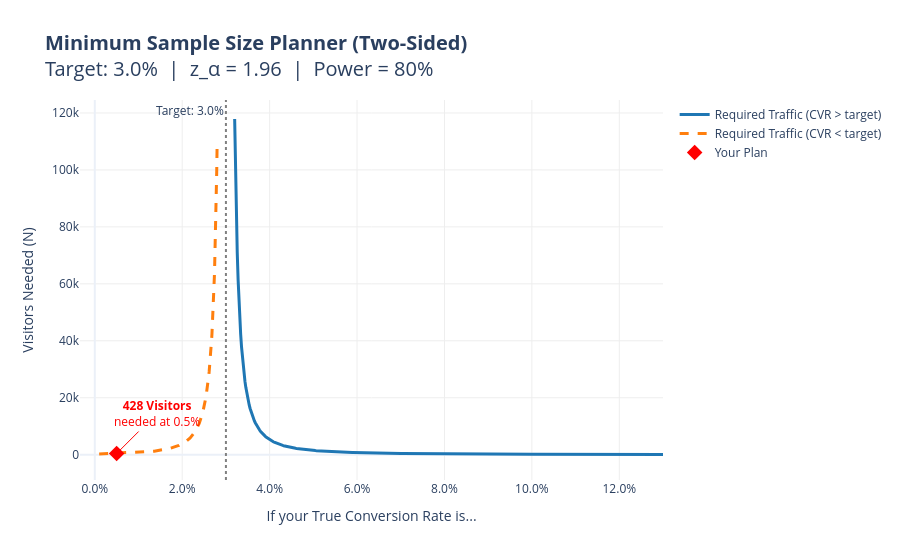

Notebook cell for this chart:
### Markdown cell above
# Minimum Sample Size Calculation

**Method:** Frequentist z-test for a single proportion (normal approximation to the binomial)

---

$$N = \frac{(z_{\alpha} + z_{\beta})^2 \cdot [\hat{p}(1-\hat{p}) + p_0(1-p_0)]}{(\hat{p} - p_0)^2}$$

---

| Symbol | Meaning |
|--------|---------|
| $N$ | Minimum sample size (visitors) needed |
| $z_{\alpha}$ | z-score for desired confidence level (Type I error) |
| $z_{\beta}$ | z-score for desired statistical power (Type II error) |
| $\hat{p}$ | Expected (true) conversion rate |
| $p_0$ | Target benchmark conversion rate |

### z-score by test type

| Test Type | $z_{\alpha}$ | $\alpha$ | Use when... |
|-----------|-----|----------|-------------|
| **One-sided** | 1.65 | 0.05 (one tail) | You only need to detect CVR **above** target |
| **Two-sided** | 1.96 | 0.025 (each tail) | CVR could be **above or below** target |

### Common power levels

| Power | $z_{\beta}$ | Use when... |
|-------|-------------|-------------|
| 80% | 0.84 | **Standard.** 再テスト可能な場面（A/Bテスト、フェイクドア等）。見逃してもやり直せる |
| 90% | 1.28 | **Conservative.** 再テストが高コスト（時間・予算）、または判断を覆しにくい場面 |
| 95% | 1.65 | **Strict.** 見逃しが重大な損失になる場面（医療試験、大規模投資判断）。80%の約1.5〜2倍の訪問者が必要 |

### Code cell
import numpy as np
import plotly.graph_objects as go
from scipy.stats import norm

def calculate_min_sample_size(target_cvr, expected_cvr, two_sided=False, alpha=0.05, power=0.80):
    """
    Calculates the minimum sample size needed to detect a difference
    between expected_cvr and target_cvr with specified confidence and power.

    Statistical method: Frequentist z-test for a single proportion.

    Parameters:
        target_cvr:   The benchmark / minimum viable conversion rate.
        expected_cvr: The conversion rate you believe is the true rate.
        two_sided:    False (default) → one-sided test | True → two-sided test
        alpha:        Significance level (default 0.05 → 95% confidence)
        power:        Statistical power (default 0.80 → 80% chance of detecting a real effect)
    """

    # 1. Validation Logic
    if expected_cvr == target_cvr:
        print(f"❌ ERROR: Expected CVR ({expected_cvr:.1%}) cannot equal Target ({target_cvr:.1%}). There must be a difference to detect.")
        return
    if two_sided is False and expected_cvr <= target_cvr:
        print(f"❌ ERROR: For a one-sided test, Expected CVR ({expected_cvr:.1%}) must be HIGHER than Target ({target_cvr:.1%}).")
        print(f"   ➡ Use two_sided=True if you want to detect a difference in either direction.")
        return

    # 2. Derive z-scores from alpha and power (dynamic, universal)
    z_alpha = norm.ppf(1 - alpha / 2) if two_sided else norm.ppf(1 - alpha)
    z_beta = norm.ppf(power)
    test_label = "Two-Sided" if two_sided else "One-Sided"

    # 3. The Formula: N = (z_α + z_β)² × [p̂(1-p̂) + p₀(1-p₀)] / (p̂ - p₀)²
    z_sum = z_alpha + z_beta
    z_sum_squared = z_sum ** 2
    var_expected = expected_cvr * (1 - expected_cvr)
    var_target = target_cvr * (1 - target_cvr)
    pooled_variance = var_expected + var_target
    effect = expected_cvr - target_cvr
    denominator = effect ** 2

    required_n = int(np.ceil(z_sum_squared * pooled_variance / denominator))

    # 4. Print Results
    print(f"--- SAMPLE SIZE PLANNER ({test_label}) ---")
    print(f"手法   : 頻度論 z検定（正規近似による単一比率の検定）")
    print(f"         正規近似 = 観測データが十分多いとき、二項分布を")
    print(f"         正規分布で近似し、z値で判定する手法。")
    print(f"KPI    : コンバージョン率（CVR）")
    print(f"目標   : 事業成立ライン {target_cvr:.1%}")
    print(f"-" * 55)

    # Alpha derivation — concrete scenario
    if two_sided:
        alpha_input = f"1 - {alpha}/2"
        alpha_ppf_input = 1 - alpha / 2
    else:
        alpha_input = f"1 - {alpha}"
        alpha_ppf_input = 1 - alpha
    print(f"α (有意水準): {alpha} → 信頼度 {1 - alpha:.0%}")
    print(f"z_α = PPF({alpha_input}) = PPF({alpha_ppf_input}) = {z_alpha:.4f}")
    print(f"  α が守るもの = 誤検出の防止（Type I Error / 偽陽性）")
    print(f"  シナリオ: 真のCVRは実は{target_cvr:.1%}（差がない）")
    print(f"  リスク  : たまたまのデータ偏りで「{expected_cvr:.1%}と差がある！」と誤判定")
    print(f"  α の役割: この間違いを犯す確率を {alpha:.0%} 以下に抑える")
    print()

    # Power derivation — concrete scenario
    print(f"Power (検出力): {power:.0%}  （β = {1 - power:.0%}）")
    print(f"z_β = PPF({power}) = {z_beta:.4f}")
    print(f"  Power が守るもの = 見逃しの防止（Type II Error / 偽陰性）")
    print(f"  シナリオ: 真のCVRは本当に{expected_cvr:.1%}（差がある）")
    print(f"  リスク  : データが足りず「{target_cvr:.1%}と差があるとは言えない」と見逃す")
    print(f"  Power の役割: この見逃しを {1 - power:.0%} 以下に抑える（= {power:.0%}で正しく検出）")
    print(f"-" * 55)

    # Formula step-by-step
    print(f"N = (z_α + z_β)² × [p̂(1-p̂) + p₀(1-p₀)] / (p̂ - p₀)²")
    print()
    print(f"  z_α + z_β = {z_alpha:.4f} + {z_beta:.4f} = {z_sum:.4f}")
    print(f"  (z_α + z_β)² = {z_sum:.4f}² = {z_sum_squared:.4f}")
    print()
    print(f"  p̂(1-p̂) = {expected_cvr}×{1-expected_cvr} = {var_expected:.6f}")
    print(f"  p₀(1-p₀) = {target_cvr}×{1-target_cvr} = {var_target:.6f}")
    print(f"  pooled   = {var_expected:.6f} + {var_target:.6f} = {pooled_variance:.6f}")
    print()
    print(f"  (p̂ - p₀)² = ({expected_cvr} - {target_cvr})² = {effect}² = {denominator}")
    print()
    print(f"  N = {z_sum_squared:.4f} × {pooled_variance:.6f} / {denominator}")
    print(f"    = {z_sum_squared * pooled_variance:.4f} / {denominator}")
    print(f"    = {z_sum_squared * pooled_variance / denominator:.1f}")
    print(f"    ≈ {required_n:,} visitors")
    print(f"-" * 55)

    # Interpretation
    print()
    if two_sided:
        print(f"解釈 : 真のCVRが{expected_cvr:.1%}であるとき、{target_cvr:.1%}との差を")
        print(f"       {1-alpha:.0%}の信頼度かつ{power:.0%}の検出力で検出するには")
        print(f"       少なくとも {required_n:,}人 の訪問者が必要。")
        print(f"       （どちらの方向の差も検出する両側検定）")
    else:
        print(f"解釈 : 真のCVRが{expected_cvr:.1%}であるとき、{target_cvr:.1%}を上回ることを")
        print(f"       {1-alpha:.0%}の信頼度かつ{power:.0%}の検出力で証明するには")
        print(f"       少なくとも {required_n:,}人 の訪問者が必要。")
        print(f"       （上方向のみ検出する片側検定）")

    # 5. Generate Data for the 'Planning Curve'
    offset_range = 0.10
    x_values = np.linspace(target_cvr + 0.002, target_cvr + offset_range, 500)
    y_values = (z_sum_squared * (x_values * (1 - x_values) + target_cvr * (1 - target_cvr))) / ((x_values - target_cvr) ** 2)

    # For two-sided, also show the below-target curve
    if two_sided:
        x_below = np.linspace(max(0.001, target_cvr - offset_range), target_cvr - 0.002, 500)
        y_below = (z_sum_squared * (x_below * (1 - x_below) + target_cvr * (1 - target_cvr))) / ((x_below - target_cvr) ** 2)

    # 6. Create Interactive Plotly Graph
    fig = go.Figure()

    primary_blue = '#1f77b4'
    below_orange = '#ff7f0e'

    # A. Above-target curve
    fig.add_trace(go.Scatter(
        x=x_values, y=y_values,
        mode='lines',
        name='Required Traffic (CVR > target)',
        line=dict(color=primary_blue, width=3)
    ))

    # B. Below-target curve (two-sided only)
    if two_sided:
        fig.add_trace(go.Scatter(
            x=x_below, y=y_below,
            mode='lines',
            name='Required Traffic (CVR < target)',
            line=dict(color=below_orange, width=3, dash='dash')
        ))

    # C. Your Specific Point
    fig.add_trace(go.Scatter(
        x=[expected_cvr], y=[required_n],
        mode='markers',
        name='Your Plan',
        marker=dict(color='red', size=12, symbol='diamond')
    ))

    # D. Target reference line
    fig.add_vline(
        x=target_cvr, line_dash="dot", line_color="gray",
        annotation_text=f"Target: {target_cvr:.1%}",
        annotation_position="top left"
    )

    # E. Layout
    fig.update_layout(
        title=dict(
            text=f"<b>Minimum Sample Size Planner ({test_label})</b><br>Target: {target_cvr:.1%}  |  z_α = {z_alpha:.2f}  |  Power = {power:.0%}",
            font=dict(size=20)
        ),
        xaxis_title="If your True Conversion Rate is...",
        yaxis_title="Visitors Needed (N)",
        xaxis=dict(tickformat=".1%", showgrid=True, gridcolor='#eee'),
        yaxis=dict(showgrid=True, gridcolor='#eee'),
        template="plotly_white",
        showlegend=True,
        plot_bgcolor='rgba(0,0,0,0)'
    )

    fig.add_annotation(
        x=expected_cvr, y=required_n,
        text=f"<b>{required_n:,} Visitors</b><br>needed at {expected_cvr:.1%}",
        ax=40, ay=-40,
        font=dict(size=12, color="red"),
        arrowcolor="red"
    )

    fig.show()


# ==========================================
# ENTER YOUR DATA HERE
# ==========================================
# Toggle: two_sided=False (one-sided) | two_sided=True (two-sided)

# TWO-SIDED: "CVR could be above or below 1%, detect either."
calculate_min_sample_size(target_cvr=0.03, expected_cvr=0.005, two_sided=True)

# ONE-SIDED: "I believe CVR is above 1%, prove it."
# calculate_min_sample_size(target_cvr=0.01, expected_cvr=0.02, two_sided=False)

### Figure 1 — Plotly figure (JSON) as saved in the notebook; plotly's stock layout.template omitted (floating-point values rounded to 4 significant figures; data arrays with more than 128 entries replaced by an {"elided": "..."} marker saying what was removed)
{"data": [{"line": {"color": "#1f77b4", "width": 3}, "mode": "lines", "name": "Required Traffic (CVR > target)", "type": "scatter", "x": {"elided": "500 float values"}, "y": {"elided": "500 float values"}}, {"line": {"color": "#ff7f0e", "dash": "dash", "width": 3}, "mode": "lines", "name": "Required Traffic (CVR < target)", "type": "scatter", "x": {"elided": "500 float values"}, "y": {"elided": "500 float values"}}, {"marker": {"color": "red", "size": 12, "symbol": "diamond"}, "mode": "markers", "name": "Your Plan", "type": "scatter", "x": [0.005], "y": [428]}], "layout": {"annotations": [{"showarrow": false, "text": "Target: 3.0%", "x": 0.03, "xanchor": "right", "xref": "x", "y": 1, "yanchor": "top", "yref": "y domain"}, {"arrowcolor": "red", "ax": 40, "ay": -40, "font": {"color": "red", "size": 12}, "text": "<b>428 Visitors</b><br>needed at 0.5%", "x": 0.005, "y": 428}], "plot_bgcolor": "rgba(0,0,0,0)", "shapes": [{"line": {"color": "gray", "dash": "dot"}, "type": "line", "x0": 0.03, "x1": 0.03, "xref": "x", "y0": 0, "y1": 1, "yref": "y domain"}], "showlegend": true, "title": {"font": {"size": 20}, "text": "<b>Minimum Sample Size Planner (Two-Sided)</b><br>Target: 3.0%  |  z_α = 1.96  |  Power = 80%"}, "xaxis": {"gridcolor": "#eee", "showgrid": true, "tickformat": ".1%", "title": {"text": "If your True Conversion Rate is..."}}, "yaxis": {"gridcolor": "#eee", "showgrid": true, "title": {"text": "Visitors Needed (N)"}}}}
